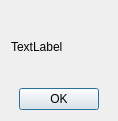
<?xml version="1.0" encoding="UTF-8"?>
<ui version="4.0">
 <class>DialogInfoAlert</class>
 <widget class="QDialog" name="DialogInfoAlert">
  <property name="geometry">
   <rect>
    <x>0</x>
    <y>0</y>
    <width>118</width>
    <height>121</height>
   </rect>
  </property>
  <property name="windowTitle">
   <string>Dialog</string>
  </property>
  <layout class="QGridLayout" name="gridLayout_3">
   <item row="0" column="0">
    <layout class="QGridLayout" name="gridLayout_2">
     <item row="0" column="0">
      <widget class="QLabel" name="l_mainText">
       <property name="text">
        <string>TextLabel</string>
       </property>
      </widget>
     </item>
    </layout>
   </item>
   <item row="1" column="0">
    <layout class="QHBoxLayout" name="horizontalLayout_2"/>
   </item>
   <item row="2" column="0">
    <layout class="QGridLayout" name="gridLayout">
     <item row="0" column="0">
      <spacer name="horizontalSpacer_2">
       <property name="orientation">
        <enum>Qt::Horizontal</enum>
       </property>
       <property name="sizeHint" stdset="0">
        <size>
         <width>40</width>
         <height>20</height>
        </size>
       </property>
      </spacer>
     </item>
     <item row="0" column="1">
      <widget class="QPushButton" name="b_button1">
       <property name="text">
        <string>OK</string>
       </property>
      </widget>
     </item>
     <item row="0" column="2">
      <spacer name="horizontalSpacer">
       <property name="orientation">
        <enum>Qt::Horizontal</enum>
       </property>
       <property name="sizeHint" stdset="0">
        <size>
         <width>40</width>
         <height>20</height>
        </size>
       </property>
      </spacer>
     </item>
    </layout>
   </item>
  </layout>
 </widget>
 <resources/>
 <connections/>
</ui>
